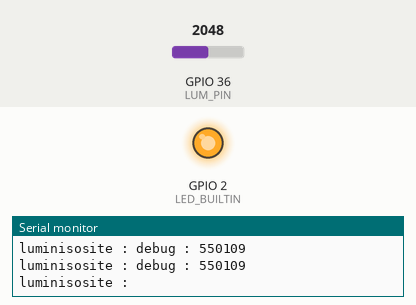
Recording of a sketch running on a simulated ESP32. Parts: output pins drawn as LEDs (lit = HIGH), the last lines printed to the serial monitor. Dashed ring = blinking. The test bench sets the inputs (shaded band); at power-on: GPIO 36 (LUM_PIN) = 2048.

Above: at 1.2 s.
1.3 s: GPIO 36 (LUM_PIN) set to 2220
At 2.51 s:
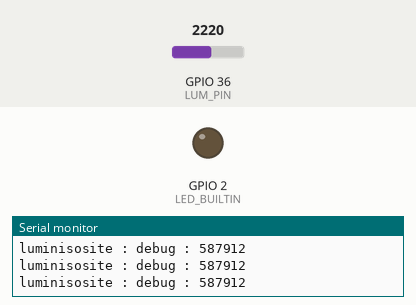
4.3 s: GPIO 36 (LUM_PIN) set to 2337
At 4.91 s:
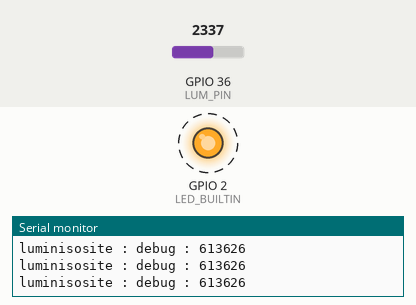
7.3 s: GPIO 36 (LUM_PIN) set to 2444
Timing chart, 0 to 16.3 s (numbered marks = the images above; inputs shaded):
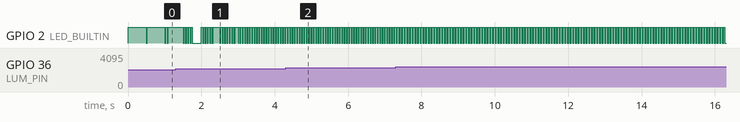

Measured:
- the behaviour switches between 2170 and 2171 on GPIO 36 (LUM_PIN) (found by bisection; images 0 and 1)
- by itself, GPIO 2 (LED_BUILTIN): alternates HIGH for 0.04 s and LOW for 0.04 s

The sketch:

intertaches.ino
```cpp
#define MAX_WAIT_FOR_TIMER 1
unsigned int waitFor(int timer, unsigned long period){
  static unsigned long waitForTimer[MAX_WAIT_FOR_TIMER];  // il y a autant de timers que de tâches périodiques
  unsigned long newTime = micros() / period;              // numéro de la période modulo 2^32
  int delta = newTime - waitForTimer[timer];              // delta entre la période courante et celle enregistrée
  if ( delta < 0 ) delta = 1 + newTime;                   // en cas de dépassement du nombre de périodes possibles sur 2^32
  if ( delta ) waitForTimer[timer] = newTime;             // enregistrement du nouveau numéro de période
  return delta;
}


#define LUM_PIN 36

enum {EMPTY, FULL};

struct mailbox_s {
  int state;
  int val;
};

struct mailbox_s mb0 = {.state = EMPTY};
struct mailbox_s mb1 = {.state = EMPTY};


struct Lum {
  int timer;
  unsigned long period;
  int pin;
};

void setup_lum(struct Lum* lum, int pin, int timer, unsigned long period){
  lum->pin = pin;
  lum->timer = timer;
  lum->period = period;
  pinMode(pin, INPUT);
}

void loop_lum(struct Lum* lum, struct mailbox_s * mb, struct mailbox_s * mb1) {
  if (!(waitFor(lum->timer,lum->period))) return;
  if (mb->state != EMPTY) return; // attend que la mailbox soit vide
  mb->val = analogRead(lum->pin);
  mb->state = FULL;
  mb1->val = mb->val;
  mb1->state = FULL;

}

void setup_serie() {
  Serial.begin(9600);
}

void loop_serie(struct mailbox_s* mb){
  int a;
  if (mb->state != FULL) return; // attend que la mailbox soit pleine
  Serial.print("luminisosite : ");
  a = map(mb->val, 0, 4095, 100, 0);
  //Serial.print(a);
  //Serial.println("%");
  mb->state = EMPTY;
}

struct Led_s {
  int timer;                                              // numéro du timer pour cette tâche utilisé par WaitFor
  unsigned long period;                                   // periode de clignotement
  int pin;                                                // numéro de la broche sur laquelle est la LED
  int etat;                                               // etat interne de la led
};

void setup_Led( struct Led_s * ctx, int timer, unsigned long period, byte pin) {
  ctx->timer = timer;
  ctx->period = period;
  ctx->pin = pin;
  ctx->etat = 0;
  pinMode(pin,OUTPUT);
  digitalWrite(pin, ctx->etat);
}

void loop_Led( struct Led_s * ctx, struct mailbox_s* mb) {
  /*if (!waitFor(ctx->timer, ctx->period)) return;          // sort s'il y a moins d'une période écoulée
  digitalWrite(ctx->pin,ctx->etat);                       // ecriture
  ctx->etat = 1 - ctx->etat;                              // changement d'état
  if (mb->state != FULL) return; // attend que la mailbox soit pleine
  ctx->period = map(mb->val, 0, 4095, 100000, 1000000);
  Serial.print("debug : ");
  Serial.println(ctx->period);
  mb->state = EMPTY;*/

  if(waitFor(ctx->timer, ctx->period)) {
      digitalWrite(ctx->pin,ctx->etat);                       // ecriture
      ctx->etat = 1 - ctx->etat;                              // changement d'état
  }

  if(mb->state == FULL) {
    ctx->period = map(mb->val, 0, 4095, 100000, 1000000);
    Serial.print("debug : ");
    Serial.println(ctx->period);
    mb->state = EMPTY;
  }
}


struct Lum lum;
struct Led_s led;

void setup() {
  setup_lum(&lum, LUM_PIN, 0, 500000);
  setup_serie();
  setup_Led(&led, 0, 10000, LED_BUILTIN);
}

void loop() {
  loop_serie(&mb0);
  loop_lum(&lum, &mb0, &mb1);
  loop_Led(&led, &mb1);

}
```
